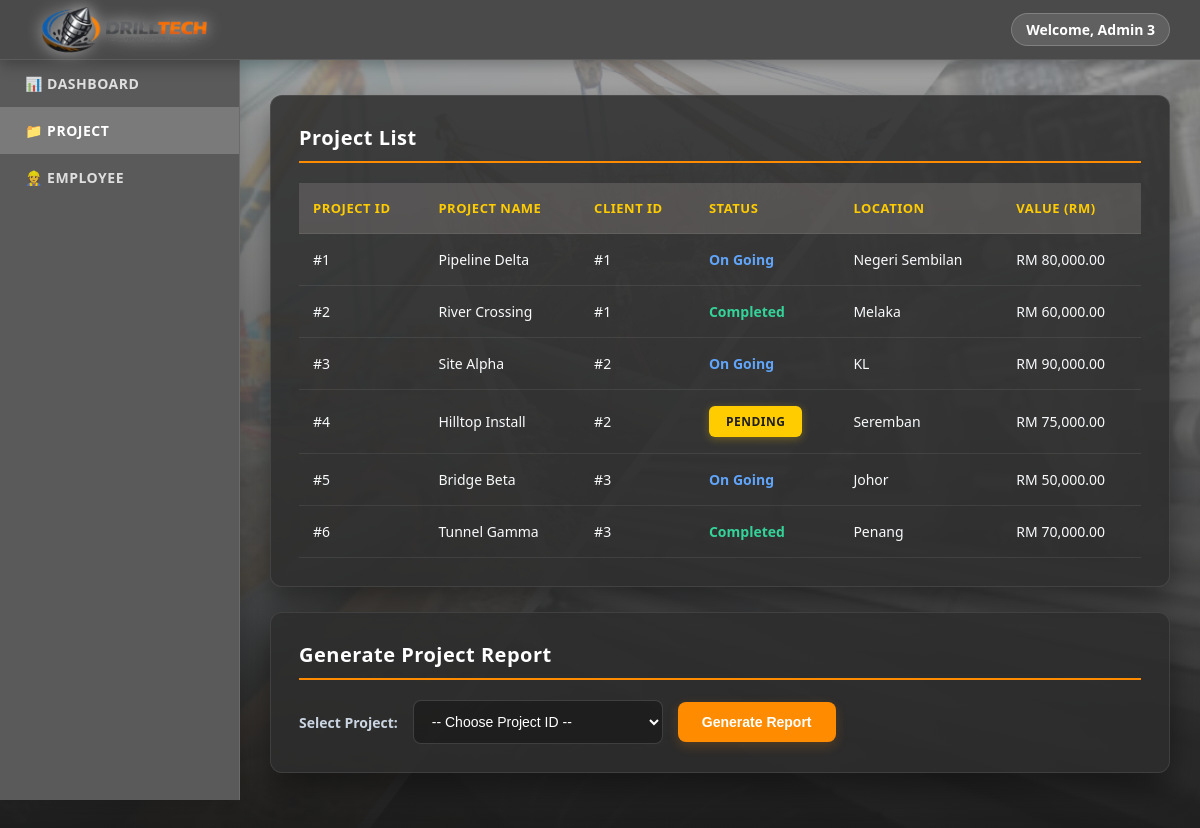
The app's page /projectAD.php (signed in) with its own data.
### tables this page shows
CREATE TABLE `project` (
  `Project_ID` int(11) NOT NULL,
  `Project_Name` varchar(100) DEFAULT NULL,
  `Project_Location` varchar(100) DEFAULT NULL,
  `Project_Value` decimal(10,2) DEFAULT NULL,
  `Project_Status` varchar(50) DEFAULT NULL,
  `Client_ID` int(11) DEFAULT NULL
);

### projectAD.php (the view, shortened to what this page needs)
<?php
include("database.php");
$admin_name = $_SESSION['admin_name'] ?? 'Admin';
?>
<!DOCTYPE html>
<html lang="en">
<head>
</head>
<body>
<div class="header">
        <div class="logo">
            <img src="images/logo.png" alt="Logo" style="height: 65px; width: auto; display: block; object-fit: contain; filter: drop-shadow(0px 0px 8px rgba(255, 255, 255, 0.65));">
        </div>
        <div class="header-welcome">Welcome, <?php echo htmlspecialchars($admin_name); ?></div>
    </div>
    <div class="wrapper">
        <div class="sidebar">
            <a href="admin.php">📊 DASHBOARD</a>
            <a href="projectAD.php" class="active">📁 PROJECT</a>
            <a href="employeeAD.php">👷 EMPLOYEE</a>
        </div>
        <div class="content">
            <div class="box">
                <h2>Project List</h2>
                <table>
                    <thead>
                        <tr>
                            <th>Project ID</th>
                            <th>Project Name</th>
                            <th>Client ID</th>
                            <th>Status</th>
                            <th>Location</th>
                            <th>Value (RM)</th>
                        </tr>
                    </thead>
                    <tbody>
                        <?php
                        $result = mysqli_query($conn, "SELECT * FROM project ORDER BY Project_ID");
                        if(mysqli_num_rows($result) > 0){
                            while($row = mysqli_fetch_assoc($result)){
                                $statusClass = "";
                                if($row['Project_Status'] === "On Going")      $statusClass = "status-ongoing";
                                elseif($row['Project_Status'] === "Completed")  $statusClass = "status-completed";
                        ?>
                        <tr>
                            <td>#<?php echo $row['Project_ID']; ?></td>
                            <td><?php echo htmlspecialchars($row['Project_Name']); ?></td>
                            <td>#<?php echo htmlspecialchars($row['Client_ID']); ?></td>
                            <td>
                                <?php if($row['Project_Status'] === "Pending"){ ?>
                                    <a href="projectdetailsAD.php?id=<?php echo $row['Project_ID']; ?>" class="btn-pending-active">
                                        Pending
                                    </a>
                                <?php } else { ?>
                                    <span class="<?php echo $statusClass; ?>"><?php echo $row['Project_Status']; ?></span>
                                <?php } ?>
                            </td>
                            <td><?php echo htmlspecialchars($row['Project_Location']); ?></td>
                            <td>RM <?php echo number_format($row['Project_Value'], 2); ?></td>
                        </tr>
                        <?php
                            }
                        } else {
                            echo "<tr><td colspan='6' style='text-align: center; color: #64748b; font-style: italic; border: none;'>No projects found.</td></tr>";
                        }
                        ?>
                    </tbody>
                </table>
            </div>
            <div class="report-box">
                <h2>Generate Project Report</h2>
                <form action="generateReportAD.php" method="get" target="_blank">
                    <label for="projectID">Select Project:</label>
                    <select name="id" id="projectID" required>
                        <option value="">-- Choose Project ID --</option>
                    </select>
                    <button type="submit">Generate Report</button>
                </form>
            </div>
        </div>
    </div>
</body>
</html>

### projectAD.php (style rules this page uses)
* { margin: 0; padding: 0; box-sizing: border-box; }
body { font-family: system-ui, -apple-system, BlinkMacSystemFont, "Segoe UI", Roboto, sans-serif; background: linear-gradient(rgba(74, 74, 74, 0.45), rgba(15, 15, 15, 0.95)), url('images/construction_bg.jpg') center/cover no-repeat fixed; color: #f8fafc; min-height: 100vh; }
.header { background: #4a4a4a; border-bottom: 1px solid rgba(255, 255, 255, 0.1); padding: 0 30px; display: flex; align-items: center; justify-content: space-between; position: fixed; top: 0; left: 0; right: 0; height: 60px; z-index: 1000; box-shadow: 0 4px 15px rgba(0, 0, 0, 0.3); }
.logo { display: flex; align-items: center; font-size: 20px; font-weight: 800; color: white; letter-spacing: 1px; }
.header-welcome { font-size: 14px; font-weight: 600; color: #fff; background: rgba(255, 255, 255, 0.12); border: 1px solid rgba(255, 255, 255, 0.2); padding: 6px 14px; border-radius: 20px; }
.wrapper { display: flex; margin-top: 60px; }
.sidebar { width: 240px; background: #5a5a5a; border-right: 1px solid rgba(255, 255, 255, 0.1); min-height: calc(100vh - 60px); position: fixed; top: 60px; left: 0; z-index: 90; box-shadow: 4px 0 15px rgba(0, 0, 0, 0.15); }
.sidebar a { display: flex; align-items: center; padding: 14px 25px; color: rgba(255, 255, 255, 0.8); text-decoration: none; font-size: 14px; font-weight: 600; letter-spacing: 0.5px; transition: all 0.2s ease; }
.sidebar a:hover, .sidebar a.active { color: #fff; background: #7a7a7a; }
.content { flex: 1; margin-left: 240px; padding: 35px 30px; }
.box, .report-box { background: rgba(45, 45, 45, 0.85); border: 1px solid rgba(120, 120, 120, 0.25); border-radius: 12px; padding: 28px; margin-bottom: 25px; box-shadow: 0 15px 30px rgba(0, 0, 0, 0.4); }
.box h2, .report-box h2 { font-size: 20px; font-weight: 700; letter-spacing: 0.5px; margin-bottom: 20px; border-bottom: 2px solid #ff8c00; padding-bottom: 10px; color: #fff; }
table { width: 100%; border-collapse: collapse; margin-top: 15px; }
th, td { padding: 16px 14px; text-align: left; border-bottom: 1px solid rgba(255, 255, 255, 0.08); font-size: 14px; vertical-align: middle; }
th { background: rgba(130, 124, 124, 0.4); color: #ffcc00; font-weight: 700; font-size: 13px; text-transform: uppercase; letter-spacing: 0.5px; }
.status-ongoing { color: #60a5fa; font-weight: bold; }
.status-completed { color: #34d399; font-weight: bold; }
.btn-pending-active { display: inline-block; padding: 6px 16px; background: #ffcc00; color: #1e1e1e !important; font-weight: 700; font-size: 12px; text-transform: uppercase; letter-spacing: 0.5px; border-radius: 6px; text-decoration: none !important; box-shadow: 0 2px 8px rgba(255, 204, 0, 0.3); transition: all 0.2s ease-in-out; border: 1px solid transparent; }
.report-box form { display: flex; align-items: center; gap: 15px; flex-wrap: wrap; }
.report-box label { font-size: 14px; font-weight: 600; color: #cbd5e1; }
.report-box select { padding: 12px 14px; border-radius: 8px; border: 1px solid rgba(255, 255, 255, 0.15); background: rgba(0, 0, 0, 0.3); color: white; font-size: 14px; outline: none; min-width: 250px; }
select option { background-color: #282828; color: white; }
.report-box button { padding: 12px 24px; background: #ff8c00; color: white; border: none; border-radius: 8px; font-size: 14px; font-weight: 700; cursor: pointer; transition: all 0.2s ease; box-shadow: 0 4px 12px rgba(255, 140, 0, 0.2); }
a { color: #60a5fa; text-decoration: none; font-weight: 700; transition: color 0.2s; }

### records on screen
project: Project_ID "1", Project_Name "Pipeline Delta", Client_ID "1", Project_Status "On Going", Project_Location "Negeri Sembilan", Project_Value "80,000.00"
project: Project_ID "2", Project_Name "River Crossing", Client_ID "1", Project_Status "Completed", Project_Location "Melaka", Project_Value "60,000.00"
project: Project_ID "3", Project_Name "Site Alpha", Client_ID "2", Project_Status "On Going", Project_Location "KL", Project_Value "90,000.00"
project: Project_ID "4", Project_Name "Hilltop Install", Client_ID "2", Project_Location "Seremban", Project_Value "75,000.00"
project: Project_ID "5", Project_Name "Bridge Beta", Client_ID "3", Project_Status "On Going", Project_Location "Johor", Project_Value "50,000.00"
project: Project_ID "6", Project_Name "Tunnel Gamma", Client_ID "3", Project_Status "Completed", Project_Location "Penang", Project_Value "70,000.00"

### other values on screen
$admin_name "Admin 3"
